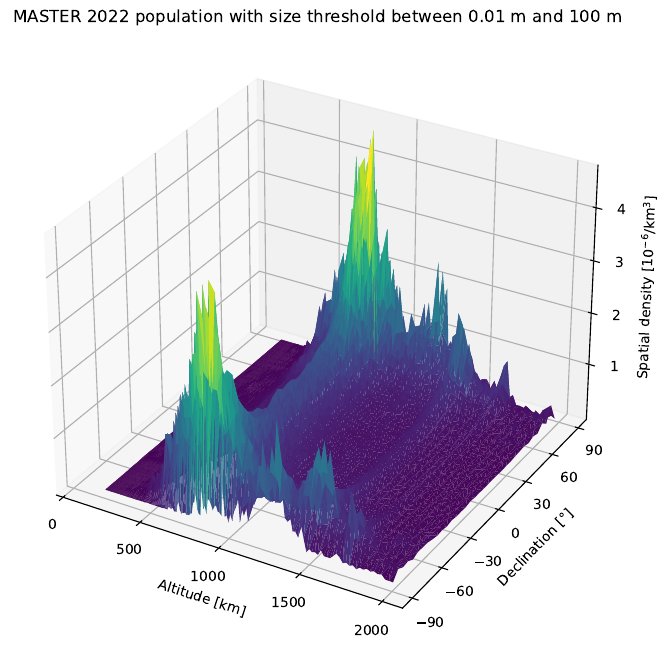

This chart was generated by the following Python code:
import matplotlib.pyplot as plt
import pandas as pd
import seaborn as sns
import numpy as np

R = 6378.137

with open('MASTER_2022_altitude_declination.txt', "r") as f:
    lines = f.readlines()

density_list = []
altitude_list = []
declination_list = []

for i in range(2,len(lines)):
    if lines[i][204:214] == "":
        pass
    else:
        density_list.append(float(lines[i][216:226]))
        altitude_list.append(round(float(lines[i][0:11].strip()),10))
        declination_list.append(float(lines[i][15:19]))

density_list = [round(item * 1000000, 4) for item in density_list]


fig = plt.figure(figsize = (8,8))
ax = plt.axes(projection='3d')

ax.plot_trisurf(altitude_list, declination_list, density_list, cmap='viridis', edgecolor='none')
ax.set_title('MASTER 2022 population with size threshold between 0.01 m and 100 m')
ax.set_xticks([0, 500, 1000, 1500, 2000])
ax.set_yticks([-90, -60, -30, 0, 30, 60, 90])
#ax.set_zticks([0e-6, 1e-6, 2e-6, 3e-6, 4e-6, 5e-6])
ax.set_xlabel("Altitude [km]")
ax.set_ylabel("Declination [°]")
ax.set_zlabel("Spatial density [10$^{-6}$/km$^3$]")

fig.savefig("MASTER_2022_altitude_declination.pdf", format = "pdf", dpi = 3000, bbox_inches = "tight")


plt.show()